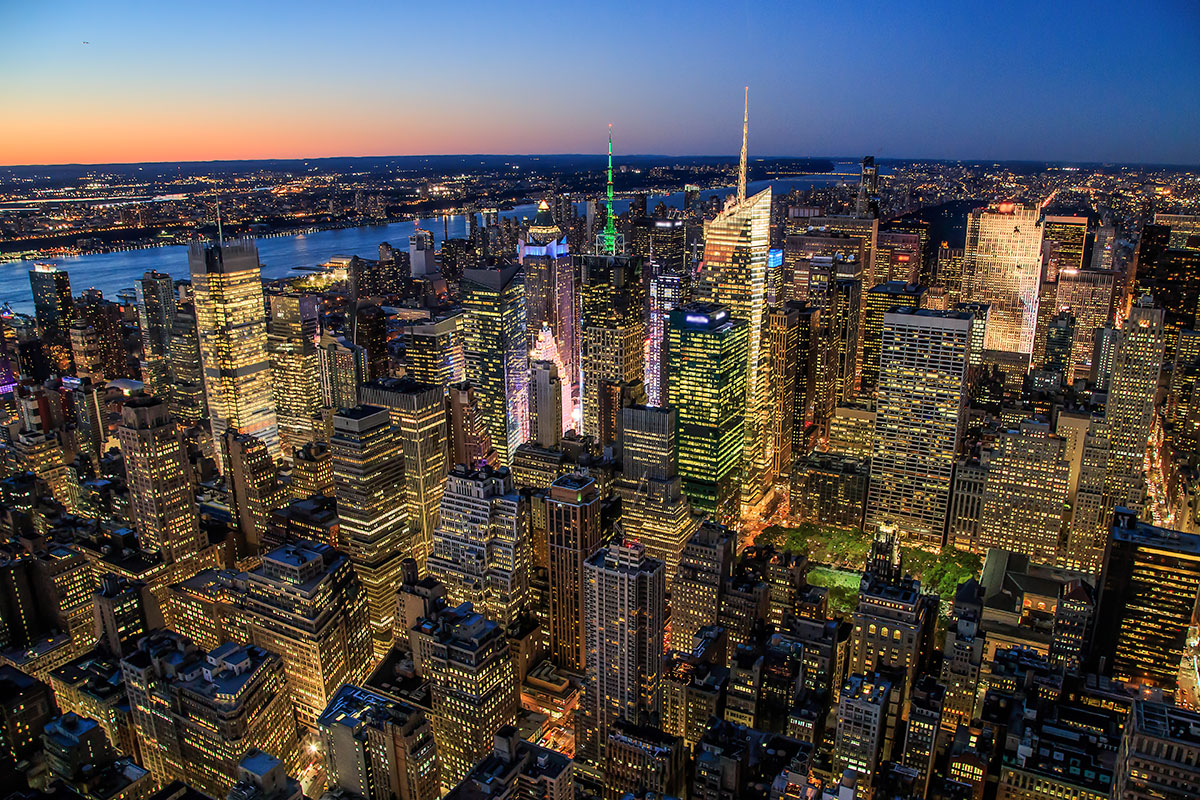
#> input picture picture/newyork.jpg, 1200 x 800 px, found by its file name
$ jupyter execute --allow-errors 'openCV_2'"'"'difference_LOG_filtering.ipynb'
#> lines starting #> are read from the running program, lines starting #| are printed output that depends on the picture
[cell 1]
import cv2
import numpy as np

def filtering(img, filt):
    height = img.shape[0]
    width = img.shape[1]
    row = height - filt.shape[0] + 1
    col = width - filt.shape[1] + 1
    result = np.zeros((height, width), np.uint8)

    for r in range(0, row) :
        for c in range(0, col):
            total = np.sum(img[r:r+filt.shape[0], c:c+filt.shape[1]] * filt)
            result[r+1,c+1] = total

    return result

def zero_crossing(img):
    h = img.shape[0]                          ## LoG filter 취한 이미지의 행과 열의 개수
    w = img.shape[1]
    thres = np.absolute(img).mean() * 0.75    ## threshold 값은 전체 pixel 절대갑의 평균 * 0.75
    output = np.zeros([h,w])                  ## binary를 찍을 output

    for y in range(1, h - 1):
        for x in range(1, w - 1):
            patch = img[y-1:y+2, x-1:x+2]     ## 3x3 pixel (영교차를 검출하기 위해서 설정)
            p = img[y, x]                     ## 중심 pixel
            maxP = patch.max()                ## 3x3 pixel의 최대값
            minP = patch.min()                ## 3x3 pixel의 최소값

            if (p > 0):                                     ## 중심 pixel이 밝은데  주변 pixel이 어둡거나
                zeroCross = True if minP < 0 else False   ##  중심 pixel이 어두운데, 주변 pixel이 밝으면
            else:                                           ## 영교차가 있다고 간주
                zeroCross = True if maxP > 0 else False
            if ((maxP - minP) > thres) and zeroCross:       ## 3x3 pixel의 최대값과 최소값의 차가 threshold를 넘으면 Edge 추출
                output[y, x] = 1
    return output


img = cv2.imread("opencv/picture/newyork.jpg", cv2.IMREAD_GRAYSCALE)                 ## 이미지 그레이스케일 변환
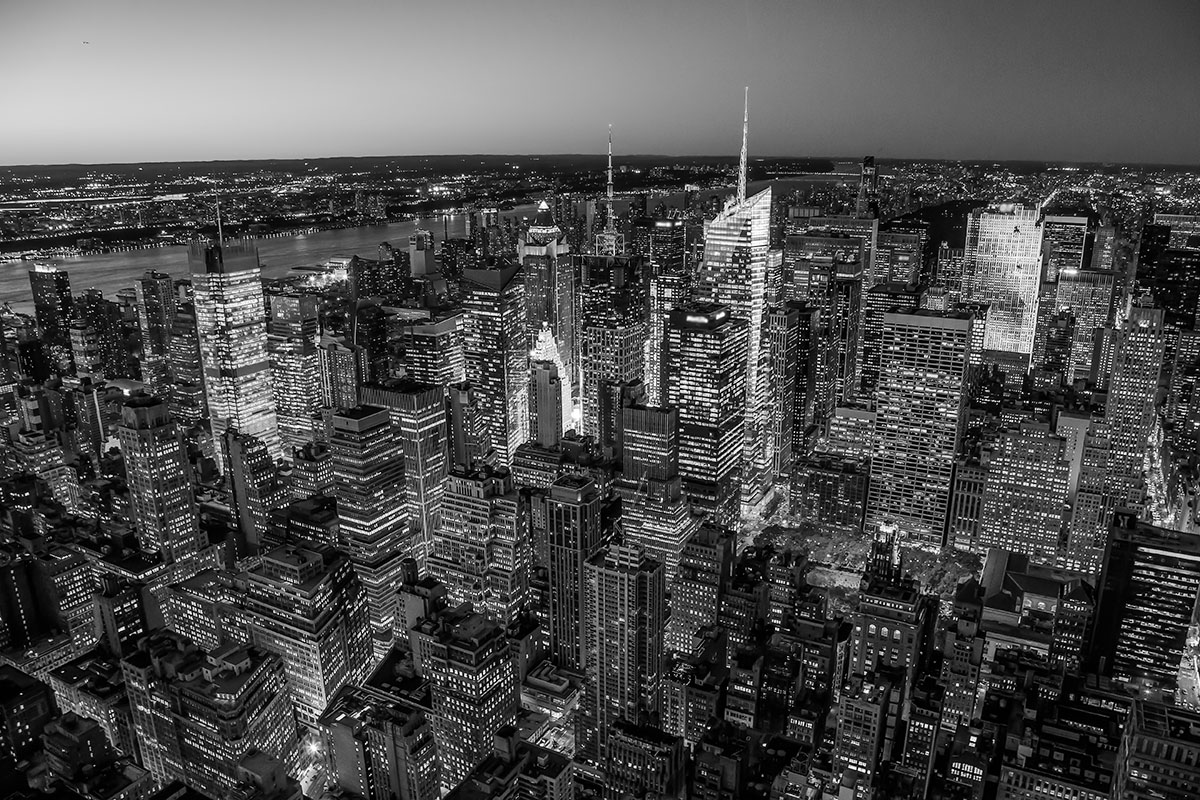
#> img: shape (800, 1200); min 0, max 255, mean 78.1
img = cv2.resize(img,(640,480))                                                      ## 이미지 해상도 변경
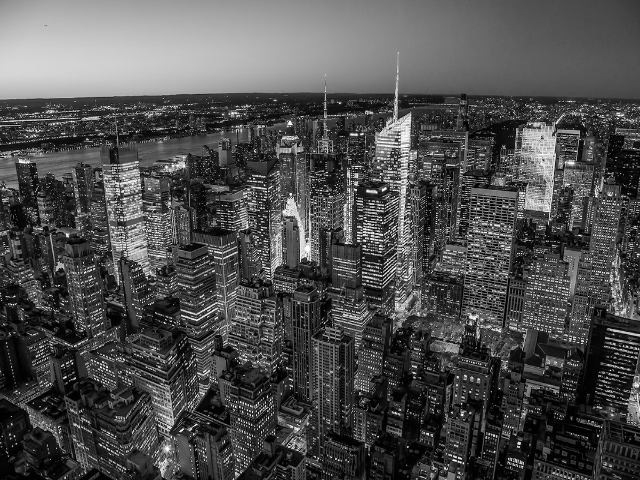
#> img: shape (480, 640); min 0, max 255, mean 78

x, y = np.meshgrid(np.linspace(-300,300,3), np.linspace(-300,300,3))                 ## 600개 sampling, 3x3행렬 생성
d = np.sqrt(x*x+y*y)
sigma, mu = 15.0, 0.0                                         ## 표준편차 값이 커질수록 명암대비 밝은 곳에 Edge가 선명해진다.
g_filter = np.exp(-( (d-mu)**2 / ( 2.0 * (sigma**2) ) ) ) / np.sqrt(2*np.pi)*sigma  ## Gaussian Filter 생성
g_filter = g_filter / np.sum(g_filter)

log_filter = ((y**2 + x**2 - 2*(sigma**2)) / (sigma**4)) * g_filter                 ## LoG Filter 생성

img_log = np.array(filtering(img, log_filter))                                        ## Convolution 수행
#> after the loop in filtering, `for r in range(0, row) :`:
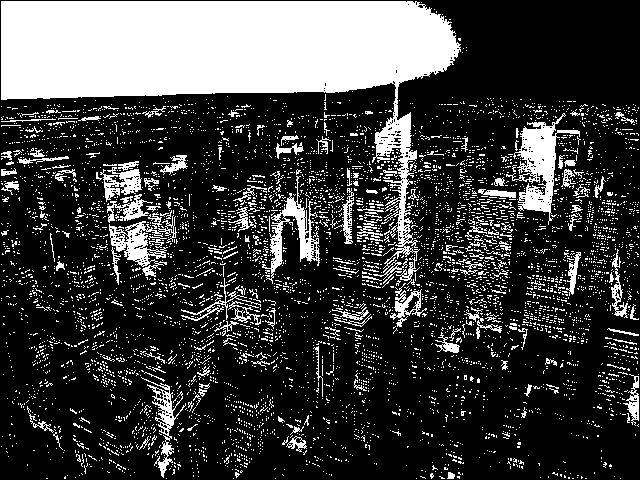
#> result: shape (480, 640); min 0, max 255, mean 63.5

result = zero_crossing(img_log)                                                       ## 영교차 탐색
#> in zero_crossing, `thres = np.absolute(img).mean() * 0.75`: thres = 47.62
#> after the loop in zero_crossing, `for y in range(1, h - 1):`:
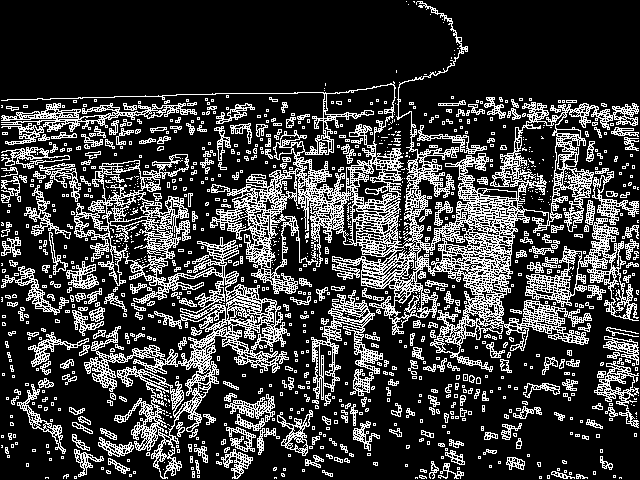
#> output: shape (480, 640) float64; values 0 (black) and 1 (white), 23.4% white in thin lines or dots

cv2.imshow('original', img)
cv2.imshow('result', result)

cv2.waitKey(0)
cv2.destroyAllWindows()

$ run again, with picture/1.jpg copied over picture/newyork.jpg
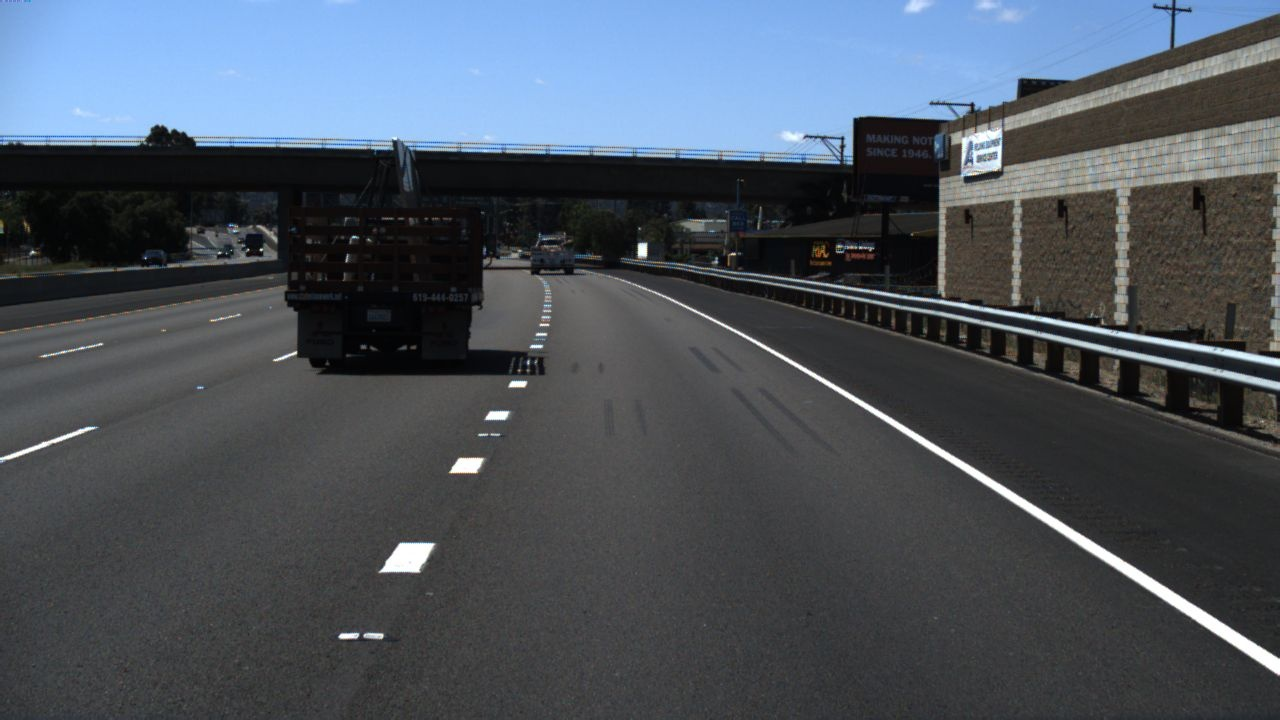
#> input picture picture/1.jpg, 1280 x 720 px, found by its file name
#> after the loop in filtering, `for r in range(0, row) :`:
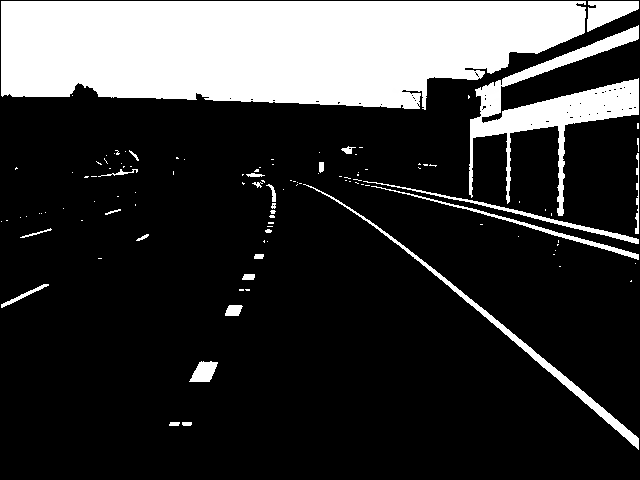
#> result: shape (480, 640); min 0, max 255, mean 55.3
#> thres = 41.44
#> after the loop in zero_crossing, `for y in range(1, h - 1):`:
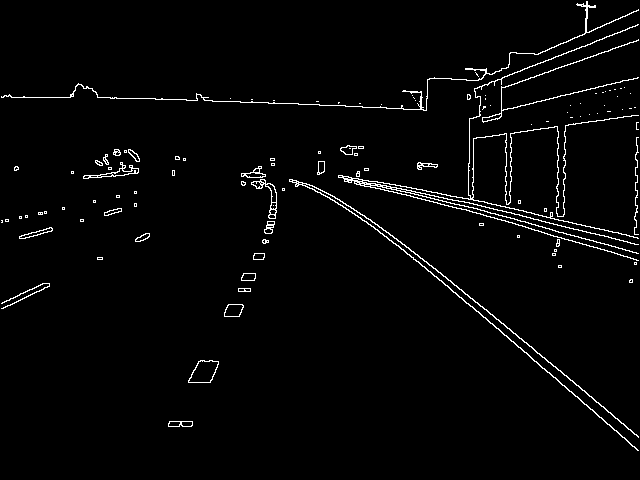
#> output: shape (480, 640) float64; values 0 (black) and 1 (white), 2.4% white in thin lines or dots

$ run again, with picture/CD 명함사이즈.jpg copied over picture/newyork.jpg
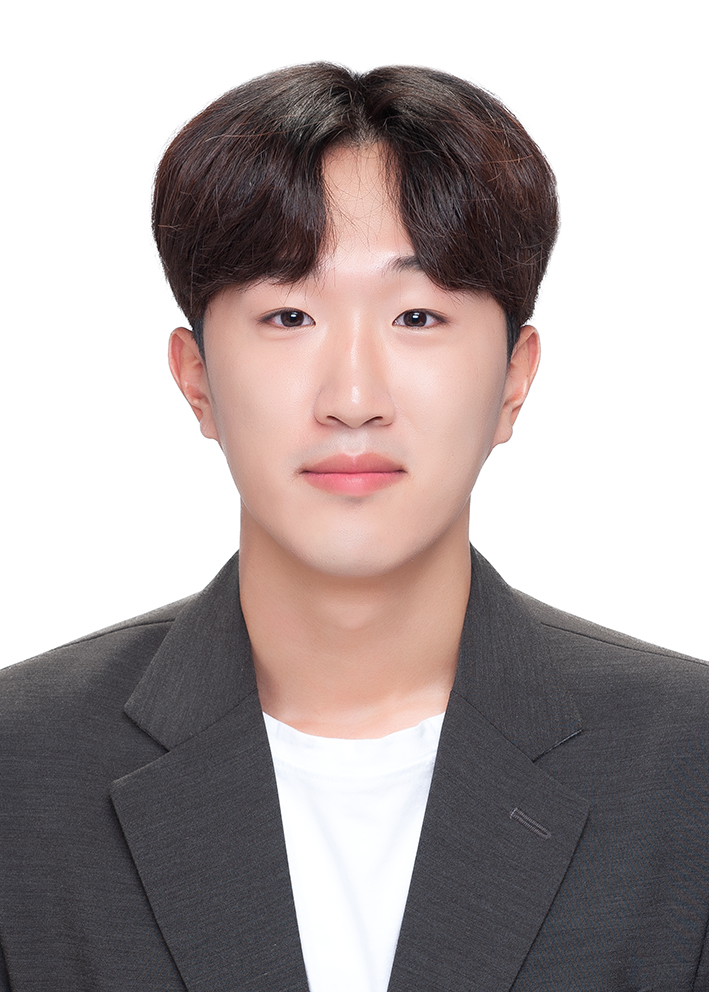
#> input picture picture/CD 명함사이즈.jpg, 709 x 992 px, found by its file name
#> after the loop in filtering, `for r in range(0, row) :`:
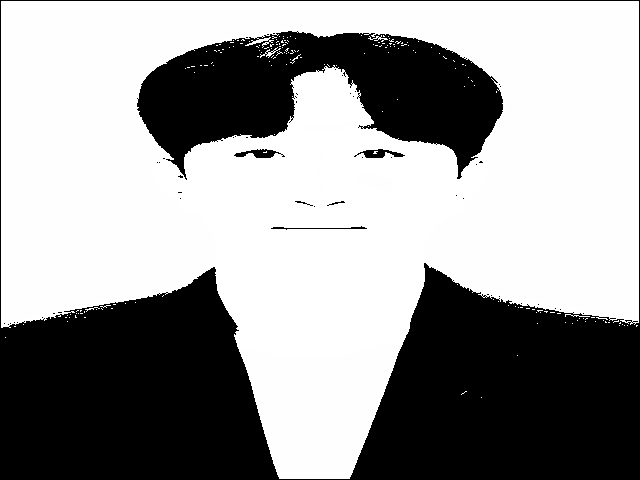
#> result: shape (480, 640); min 0, max 255, mean 153.7
#> thres = 115.3
#> after the loop in zero_crossing, `for y in range(1, h - 1):`:
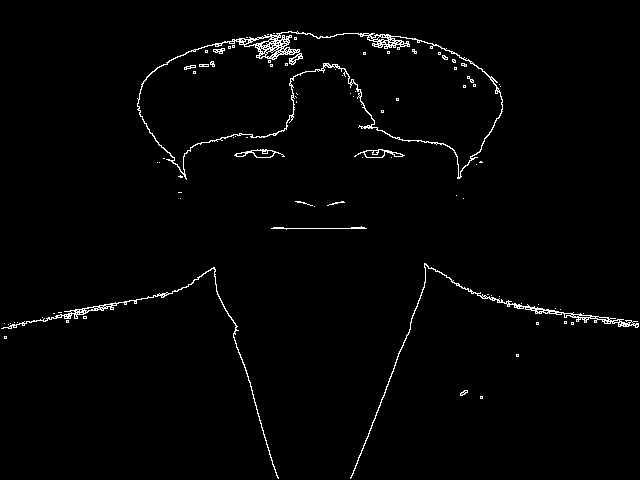
#> output: shape (480, 640) float64; values 0 (black) and 1 (white), 1.7% white in thin lines or dots

$ run again, with picture/CD 민증사이즈.jpg copied over picture/newyork.jpg
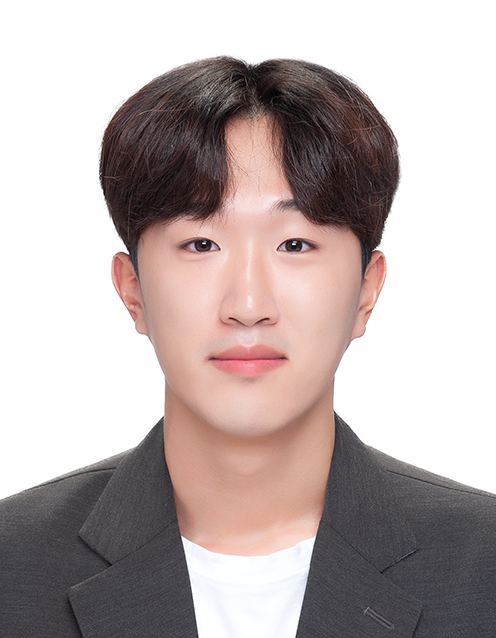
#> input picture picture/CD 민증사이즈.jpg, 496 x 638 px, found by its file name
#> after the loop in filtering, `for r in range(0, row) :`:
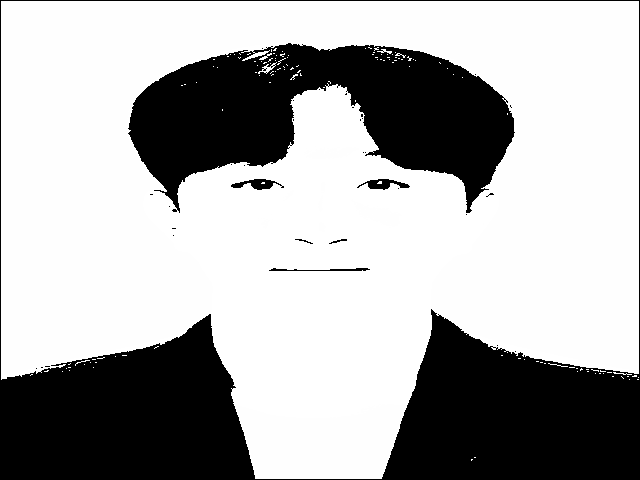
#> result: shape (480, 640); min 0, max 255, mean 172.9
#> thres = 129.7
#> after the loop in zero_crossing, `for y in range(1, h - 1):`:
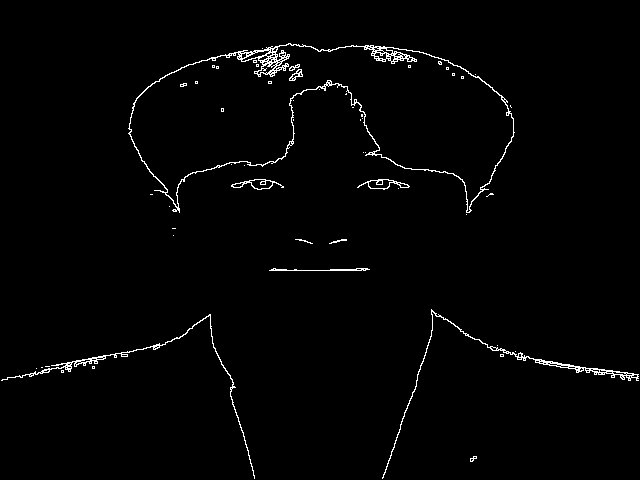
#> output: shape (480, 640) float64; values 0 (black) and 1 (white), 1.6% white in thin lines or dots
